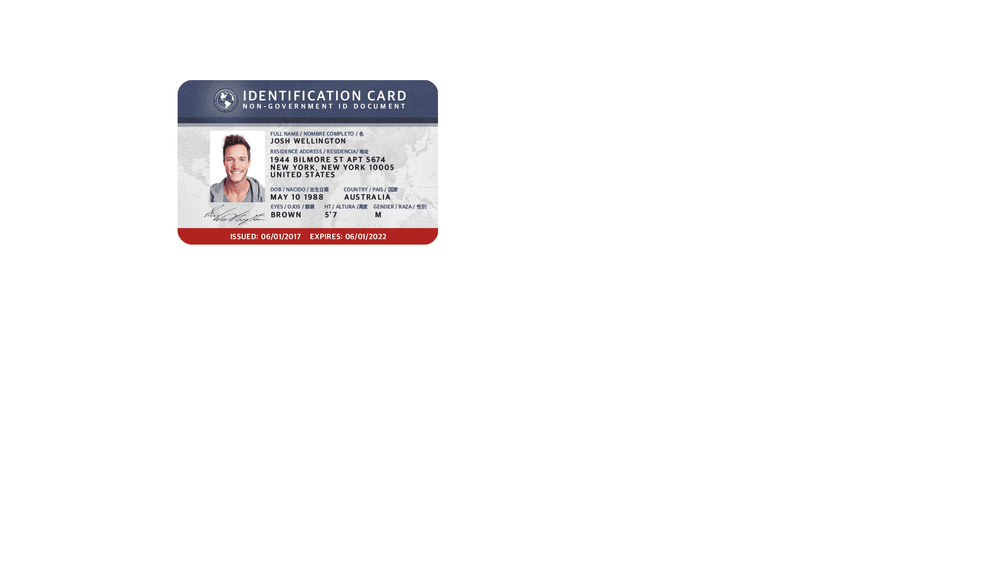
#> input picture dd/test/img/a.png, 1000 x 562 px, shrunk from 1920 x 1080 before the run
$ python test3.py img
#> lines starting #> are read from the running program, lines starting #| are printed output that depends on the picture
from PIL import Image # pip install Pillow
import sys
import glob
from PIL import ImageOps
import numpy as np


try:
    folderName = sys.argv[1]
except :
    print("Usage: python PNGWhiteTrim.py ../someFolder")
    sys.exit(1)

filePaths = glob.glob(folderName + "/*.png") #search for all png images in the folder

for filePath in filePaths:
    image=Image.open(filePath)
#> image is the input picture: PIL image 1000x562 RGBA; mean R, G, B, A 248.7, 247.8, 248.3, 255
    image.load()
    imageSize = image.size
#> imageSize = (1000, 562)

    # remove alpha channel
    invert_im = image.convert("RGB")

    # invert image (so that white is 0)
    invert_im = ImageOps.invert(invert_im)
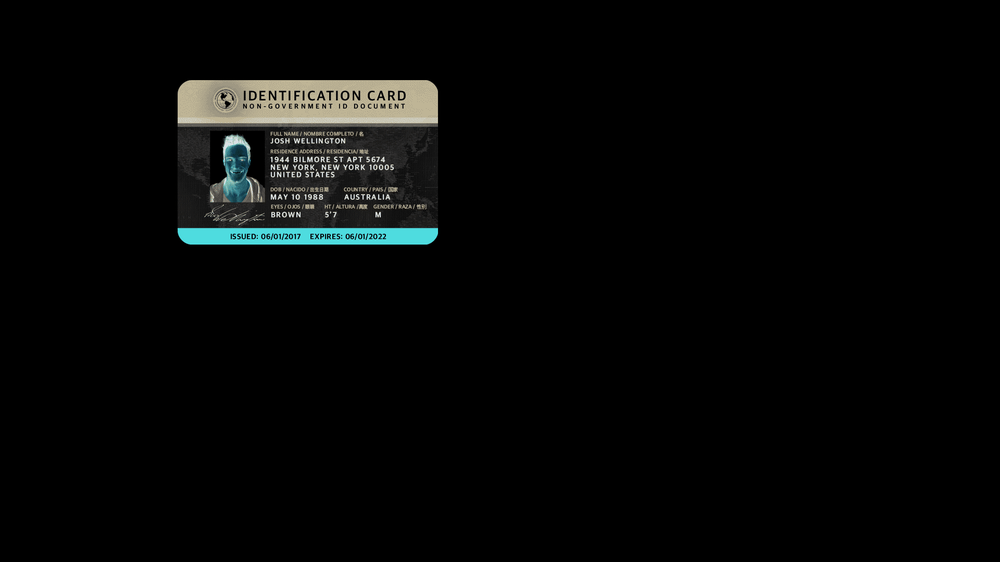
#> invert_im: PIL image 1000x562 RGB; mean R, G, B 6.3, 7.2, 6.7
    imageBox = invert_im.getbbox()
#> imageBox = (175, 78, 441, 247)

    cropped=image.crop(imageBox)
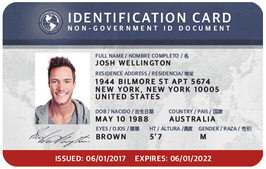
#> cropped: PIL image 266x169 RGBA; mean R, G, B, A 176.7, 165, 171.6, 255
    print(filePath, "Size:", imageSize, "New Size:", imageBox)
#| img/a.png Size: (1000, 562) New Size: (175, 78, 441, 247)
    cropped.save(filePath)
